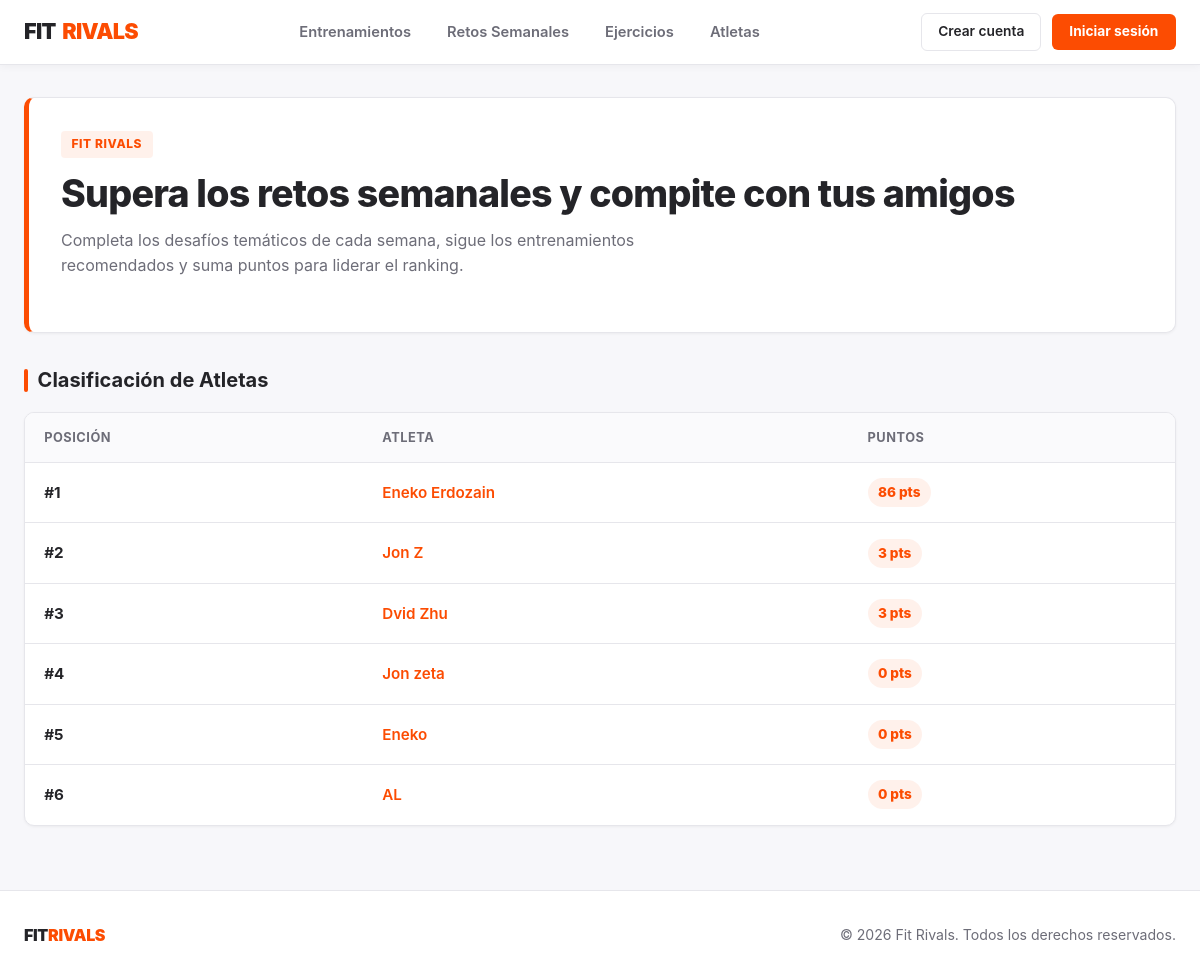
The page / on the database its author committed.
### FitrivalsApp/models.py (models this page shows, shortened)
class Usuario(models.Model):
    nombre = models.CharField(max_length=100, unique=True)
    email = models.EmailField(unique=True)
    password = models.CharField(max_length=128)
    fecha_alta = models.DateField(auto_now_add=True)
    puntos = models.IntegerField(default=0)

### FitrivalsApp/views.py (the view)
# urls.py: path('', views.index, name='index'),
def index(request):
    retos = Reto.objects.all()
    usuarios = Usuario.objects.order_by('-puntos')
    return render(request, 'index.html', {
        'retos': retos,
        'usuarios': usuarios,
    })

### FitrivalsApp/templates/index.html (shortened to what this page needs)
{% extends 'base.html' %}
{% block content %}
<section class="dashboard-hero">
    <div class="hero-card">
        <span class="badge-orange">FIT RIVALS</span>
        <h1>Supera los retos semanales y compite con tus amigos</h1>
        <p>Completa los desafíos temáticos de cada semana, sigue los entrenamientos recomendados y suma puntos para liderar el ranking.</p>
    </div>
</section>
<h2>Clasificación de Atletas</h2>
<div class="strava-table-wrapper">
    <table class="strava-table">
        <thead>
            <tr>
                <th>Posición</th>
                <th>Atleta</th>
                <th>Puntos</th>
            </tr>
        </thead>
        <tbody>
            {% for u in usuarios %}
            <tr>
                <td><strong>#{{ forloop.counter }}</strong></td>
                <td><a href="{% url 'detalle_usuario' u.pk %}">{{ u.nombre }}</a></td>
                <td><span class="points-badge">{{ u.puntos }} pts</span></td>
            </tr>
            {% empty %}
            <tr>
                <td colspan="3">No hay atletas registrados todavía.</td>
            </tr>
            {% endfor %}
        </tbody>
    </table>
</div>
{% endblock %}

### FitrivalsApp/static/css/estilos.css (style rules this page uses)
:root { --strava-orange: #FC4C02; --strava-orange-hover: #E34402; --strava-orange-soft: rgba(252, 76, 2, 0.08); --bg-page: #F7F7FA; --bg-white: #FFFFFF; --text-dark: #242428; --text-muted: #6D6D78; --border-light: #E6E6EB; --radius: 10px; --shadow-sm: 0 1px 3px rgba(0, 0, 0, 0.05); --shadow-md: 0 4px 14px rgba(0, 0, 0, 0.07); }
*, *::before, *::after { box-sizing: border-box; }
html, body { margin: 0; padding: 0; min-height: 100%; background-color: var(--bg-page); color: var(--text-dark); font-family: "Inter", system-ui, -apple-system, "Segoe UI", Roboto, Helvetica, Arial, sans-serif; font-size: 1rem; line-height: 1.55; -webkit-font-smoothing: antialiased; }
h1 { margin: 0 0 0.75rem; font-size: clamp(1.75rem, 4vw, 2.35rem); font-weight: 800; line-height: 1.2; letter-spacing: -0.02em; color: var(--text-dark); }
h2 { display: flex; align-items: center; gap: 0.6rem; margin: 2rem 0 1rem; font-size: 1.25rem; font-weight: 700; color: var(--text-dark); }
h2::before { content: ""; width: 4px; height: 1.15em; border-radius: 2px; background-color: var(--strava-orange); }
a { color: var(--strava-orange); font-weight: 600; text-decoration: none; transition: color 0.15s ease; }
.dashboard-hero { margin-bottom: 2rem; }
.hero-card { background-color: var(--bg-white); border: 1px solid var(--border-light); border-left: 5px solid var(--strava-orange); border-radius: var(--radius); padding: 2rem; box-shadow: var(--shadow-sm); }
.badge-orange { display: inline-block; padding: 0.25rem 0.65rem; margin-bottom: 0.85rem; background-color: var(--strava-orange-soft); color: var(--strava-orange); font-size: 0.75rem; font-weight: 800; letter-spacing: 0.05em; border-radius: 4px; text-transform: uppercase; }
.hero-card p { margin: 0 0 1.4rem; color: var(--text-muted); max-width: 650px; }
.strava-table-wrapper { background-color: var(--bg-white); border: 1px solid var(--border-light); border-radius: var(--radius); overflow-x: auto; box-shadow: var(--shadow-sm); }
.strava-table { width: 100%; border-collapse: collapse; text-align: left; font-size: 0.95rem; }
.strava-table th { padding: 0.9rem 1.2rem; background-color: #FAFAFC; border-bottom: 1px solid var(--border-light); color: var(--text-muted); font-size: 0.8rem; font-weight: 700; text-transform: uppercase; letter-spacing: 0.04em; }
.strava-table td { padding: 0.95rem 1.2rem; border-bottom: 1px solid var(--border-light); color: var(--text-dark); }
.strava-table tr:last-child td { border-bottom: none; }
.points-badge { display: inline-block; padding: 0.25rem 0.65rem; background-color: var(--strava-orange-soft); color: var(--strava-orange); font-weight: 800; font-size: 0.85rem; border-radius: 999px; }

### FitrivalsApp/static/css/header-footer.css (style rules this page uses)
:root { --strava-orange: #FC4C02; --strava-orange-hover: #E34402; --strava-orange-soft: rgba(252, 76, 2, 0.08); --bg-page: #F7F7FA; --bg-white: #FFFFFF; --text-dark: #242428; --text-muted: #6D6D78; --border-light: #E6E6EB; }

### rows shown on the page
Usuario: nombre "Eneko Erdozain", puntos "86"
Usuario: nombre "Jon Z", puntos "3"
Usuario: nombre "Dvid Zhu", puntos "3"
Usuario: nombre "Jon zeta", puntos "0"
Usuario: nombre "Eneko", puntos "0"
Usuario: nombre "AL", puntos "0"
